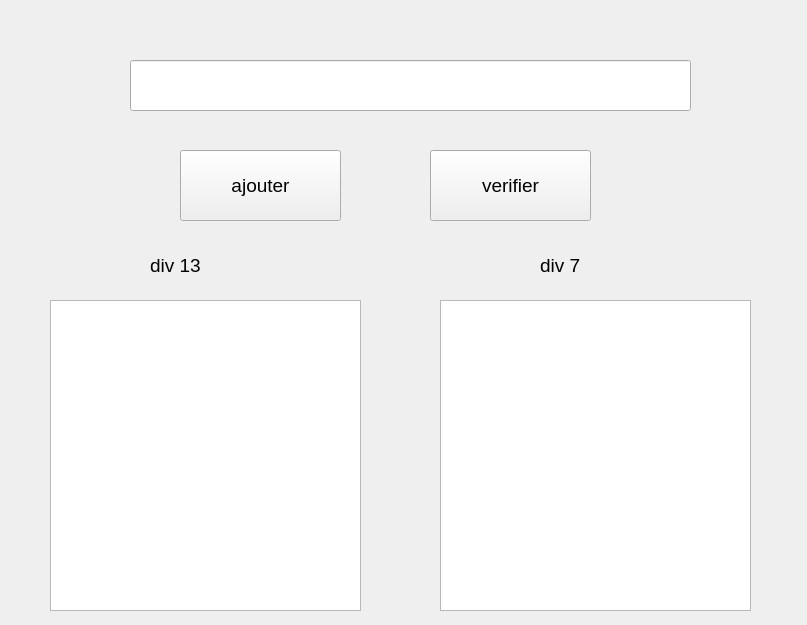
<?xml version="1.0" encoding="UTF-8"?>
<ui version="4.0">
 <class>Form</class>
 <widget class="QWidget" name="Form">
  <property name="geometry">
   <rect>
    <x>0</x>
    <y>0</y>
    <width>807</width>
    <height>625</height>
   </rect>
  </property>
  <property name="windowTitle">
   <string>Form</string>
  </property>
  <widget class="QPushButton" name="verif">
   <property name="geometry">
    <rect>
     <x>430</x>
     <y>150</y>
     <width>161</width>
     <height>71</height>
    </rect>
   </property>
   <property name="font">
    <font>
     <pointsize>14</pointsize>
    </font>
   </property>
   <property name="text">
    <string>verifier</string>
   </property>
  </widget>
  <widget class="QListWidget" name="div13">
   <property name="geometry">
    <rect>
     <x>50</x>
     <y>300</y>
     <width>311</width>
     <height>311</height>
    </rect>
   </property>
   <property name="font">
    <font>
     <pointsize>14</pointsize>
    </font>
   </property>
  </widget>
  <widget class="QListWidget" name="div7">
   <property name="geometry">
    <rect>
     <x>440</x>
     <y>300</y>
     <width>311</width>
     <height>311</height>
    </rect>
   </property>
   <property name="font">
    <font>
     <pointsize>14</pointsize>
    </font>
   </property>
  </widget>
  <widget class="QLabel" name="label">
   <property name="geometry">
    <rect>
     <x>150</x>
     <y>250</y>
     <width>211</width>
     <height>31</height>
    </rect>
   </property>
   <property name="font">
    <font>
     <pointsize>14</pointsize>
    </font>
   </property>
   <property name="text">
    <string>div 13</string>
   </property>
  </widget>
  <widget class="QLabel" name="label_2">
   <property name="geometry">
    <rect>
     <x>540</x>
     <y>250</y>
     <width>211</width>
     <height>31</height>
    </rect>
   </property>
   <property name="font">
    <font>
     <pointsize>14</pointsize>
    </font>
   </property>
   <property name="text">
    <string>div 7 </string>
   </property>
  </widget>
  <widget class="QLineEdit" name="text">
   <property name="geometry">
    <rect>
     <x>130</x>
     <y>60</y>
     <width>561</width>
     <height>51</height>
    </rect>
   </property>
   <property name="font">
    <font>
     <pointsize>14</pointsize>
    </font>
   </property>
  </widget>
  <widget class="QPushButton" name="ajouter">
   <property name="geometry">
    <rect>
     <x>180</x>
     <y>150</y>
     <width>161</width>
     <height>71</height>
    </rect>
   </property>
   <property name="font">
    <font>
     <pointsize>14</pointsize>
    </font>
   </property>
   <property name="text">
    <string>ajouter</string>
   </property>
  </widget>
 </widget>
 <resources/>
 <connections/>
</ui>
